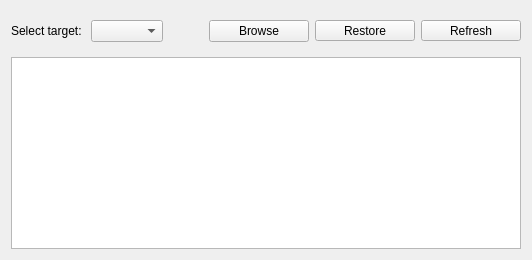
          <widget class="QWidget" name="tab_snapperRestore">
           <attribute name="title">
            <string>Browse/Restore</string>
           </attribute>
           <layout class="QVBoxLayout" name="verticalLayout_5">
            <item>
             <widget class="QFrame" name="frame">
              <property name="frameShape">
               <enum>QFrame::NoFrame</enum>
              </property>
              <property name="frameShadow">
               <enum>QFrame::Raised</enum>
              </property>
              <layout class="QHBoxLayout" name="horizontalLayout_8">
               <property name="leftMargin">
                <number>0</number>
               </property>
               <property name="rightMargin">
                <number>0</number>
               </property>
               <item>
                <widget class="QLabel" name="label_snapperSubvol">
                 <property name="text">
                  <string>Select target: </string>
                 </property>
                </widget>
               </item>
               <item>
                <widget class="QComboBox" name="comboBox_snapperSubvols"/>
               </item>
               <item>
                <spacer name="horizontalSpacer_6">
                 <property name="orientation">
                  <enum>Qt::Horizontal</enum>
                 </property>
                 <property name="sizeHint" stdset="0">
                  <size>
                   <width>40</width>
                   <height>20</height>
                  </size>
                 </property>
                </spacer>
               </item>
               <item>
                <widget class="QToolButton" name="toolButton_snapperBrowse">
                 <property name="sizePolicy">
                  <sizepolicy hsizetype="Preferred" vsizetype="Preferred">
                   <horstretch>0</horstretch>
                   <verstretch>0</verstretch>
                  </sizepolicy>
                 </property>
                 <property name="minimumSize">
                  <size>
                   <width>100</width>
                   <height>0</height>
                  </size>
                 </property>
                 <property name="text">
                  <string>Browse</string>
                 </property>
                 <property name="icon">
                  <iconset resource="../../icons/icons.qrc">
                   <normaloff>:/icons/folder.svg</normaloff>:/icons/folder.svg</iconset>
                 </property>
                 <property name="toolButtonStyle">
                  <enum>Qt::ToolButtonTextUnderIcon</enum>
                 </property>
                </widget>
               </item>
               <item>
                <widget class="QToolButton" name="toolButton_snapperRestore">
                 <property name="minimumSize">
                  <size>
                   <width>100</width>
                   <height>0</height>
                  </size>
                 </property>
                 <property name="text">
                  <string>Restore</string>
                 </property>
                 <property name="icon">
                  <iconset resource="../../icons/icons.qrc">
                   <normaloff>:/icons/restore.svg</normaloff>:/icons/restore.svg</iconset>
                 </property>
                 <property name="toolButtonStyle">
                  <enum>Qt::ToolButtonTextUnderIcon</enum>
                 </property>
                </widget>
               </item>
               <item>
                <widget class="QToolButton" name="toolButton_snapperRestoreRefresh">
                 <property name="sizePolicy">
                  <sizepolicy hsizetype="Preferred" vsizetype="Fixed">
                   <horstretch>0</horstretch>
                   <verstretch>0</verstretch>
                  </sizepolicy>
                 </property>
                 <property name="minimumSize">
                  <size>
                   <width>100</width>
                   <height>0</height>
                  </size>
                 </property>
                 <property name="text">
                  <string>Refresh</string>
                 </property>
                 <property name="icon">
                  <iconset resource="../../icons/icons.qrc">
                   <normaloff>:/icons/reload.svg</normaloff>:/icons/reload.svg</iconset>
                 </property>
                 <property name="toolButtonStyle">
                  <enum>Qt::ToolButtonTextUnderIcon</enum>
                 </property>
                </widget>
               </item>
              </layout>
             </widget>
            </item>
            <item>
             <widget class="QTableWidget" name="tableWidget_snapperRestore">
              <property name="editTriggers">
               <set>QAbstractItemView::NoEditTriggers</set>
              </property>
              <property name="selectionMode">
               <enum>QAbstractItemView::SingleSelection</enum>
              </property>
              <property name="selectionBehavior">
               <enum>QAbstractItemView::SelectRows</enum>
              </property>
              <attribute name="horizontalHeaderStretchLastSection">
               <bool>true</bool>
              </attribute>
              <attribute name="verticalHeaderVisible">
               <bool>false</bool>
              </attribute>
             </widget>
            </item>
           </layout>
          </widget>
